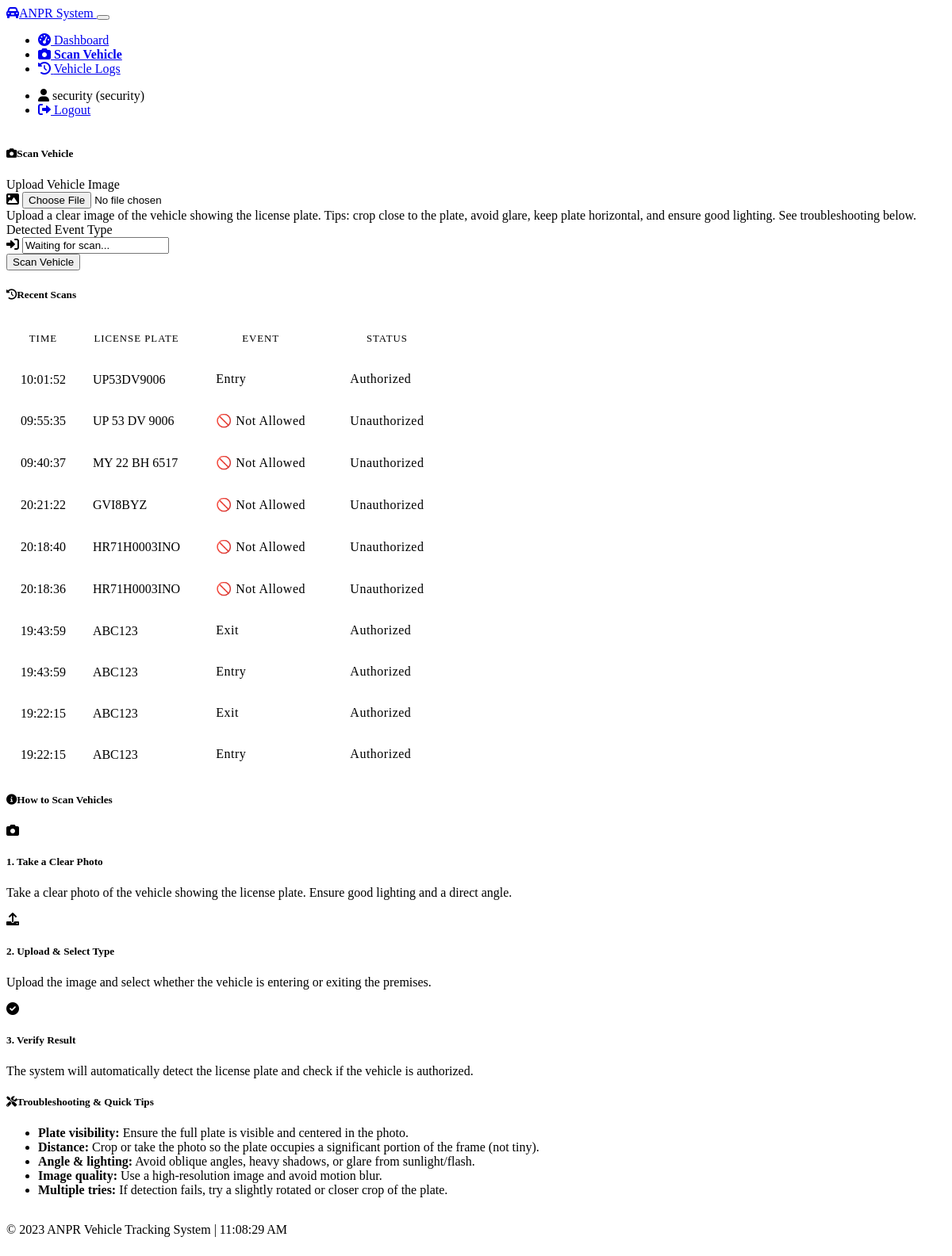
The page /security/scan (signed in) on the database its author committed.
### models.py (models this page shows, shortened)
class User(UserMixin, db.Model):
    id = db.Column(db.Integer, primary_key=True)
    username = db.Column(db.String(64), unique=True, nullable=False)
    email = db.Column(db.String(120), unique=True, nullable=False)
    password_hash = db.Column(db.String(256), nullable=False)
    role = db.Column(db.String(20), nullable=False)  # 'admin' or 'security'
    created_at = db.Column(db.DateTime, default=lambda: datetime.now())  # LOCAL TIME
    def is_admin(self):
        return self.role == 'admin'

class VehicleLog(db.Model):
    id = db.Column(db.Integer, primary_key=True)
    vehicle_id = db.Column(db.Integer, db.ForeignKey('vehicle.id'), nullable=True)
    plate_number = db.Column(db.String(20), nullable=False)
    is_authorized = db.Column(db.Boolean, default=False)
    confidence = db.Column(db.Float, nullable=True)  # Confidence score of ANPR
    event_type = db.Column(db.String(10), nullable=False)  # 'entry' or 'exit'
    image_path = db.Column(db.String(255), nullable=True)
    processed_by = db.Column(db.Integer, db.ForeignKey('user.id'), nullable=False)
    timestamp = db.Column(db.DateTime, default=lambda: datetime.now())  # LOCAL TIME
    vehicle = db.relationship('Vehicle', backref=db.backref('logs', lazy=True))
    user = db.relationship('User', backref=db.backref('processed_logs', lazy=True))

### routes/security.py (the view, shortened to what this page needs)
@security_bp.route('/scan', methods=['GET', 'POST'])
@login_required
def scan():
    form = ScanVehicleForm()
    sound_status = None
    auto_event_type = None  # used to send detected entry/exit to UI
    recent_logs = VehicleLog.query.order_by(VehicleLog.timestamp.desc()).limit(10).all()
    return render_template('security/scan.html', form=form, recent_logs=recent_logs,
sound_status=sound_status, auto_event_type=auto_event_type)

### forms.py
class ScanVehicleForm(FlaskForm):
    image = FileField('Upload Image',
                     validators=[FileRequired(),
                                FileAllowed(['jpg', 'jpeg', 'png'], 'Images only!')])
    submit = SubmitField('Scan Vehicle')

### app.py (called while the page is built)
@login_manager.user_loader
def load_user(user_id):
    return User.query.get(int(user_id))

### templates/security/scan.html (shortened to what this page needs)
{% extends "base.html" %}
{% block content %}
<div class="container mt-4">
    <div class="row">
        <div class="col-lg-6 mb-4">
            <div class="card bg-dark h-100">
                <div class="card-header">
                    <h5 class="card-title mb-0">
                        <i class="fas fa-camera me-2"></i>Scan Vehicle
                    </h5>
                </div>
                <div class="card-body">
                    <form method="POST" action="{{ url_for('security.scan') }}" enctype="multipart/form-data" id="scanForm">
                        <div class="mb-3">
                            <label for="image" class="form-label">Upload Vehicle Image</label>
                            <div class="input-group">
                                <span class="input-group-text"><i class="fas fa-image"></i></span>
                                {{ form.image(class="form-control", accept=".jpg,.jpeg,.png", required=true, id="imageInput") }}
                            </div>
                            <div class="form-text">Upload a clear image of the vehicle showing the license plate. Tips: crop close to the plate, avoid glare, keep plate horizontal, and ensure good lighting. See troubleshooting below.</div>
                        </div>
                        <div class="mb-3">
                            <label for="event_type" class="form-label">Detected Event Type</label>
                            <div class="input-group">
                                <span class="input-group-text"><i class="fas fa-sign-in-alt"></i></span>
                                <input type="text" class="form-control bg-secondary text-white" readonly value="{{ auto_event_type|capitalize if auto_event_type else 'Waiting for scan...' }}">
                            </div>
                        </div>
                        <div class="d-grid">
                            {{ form.submit(class="btn btn-primary", id="scanButton") }}
                        </div>
                    </form>
                </div>
            </div>
        </div>
        <div class="col-lg-6 mb-4">
            <div class="card bg-dark h-100">
                <div class="card-header">
                    <h5 class="card-title mb-0">
                        <i class="fas fa-history me-2"></i>Recent Scans
                    </h5>
                </div>
                <div class="card-body">
                    {% if recent_logs %}
                    <div class="table-responsive">
                        <table class="table table-dark table-hover">
                            <thead>
                                <tr>
                                    <th>Time</th>
                                    <th>License Plate</th>
                                    <th>Event</th>
                                    <th>Status</th>
                                </tr>
                            </thead>
                            <tbody>
                                {% for log in recent_logs %}
                                <tr class="log-entry">
                                    <td>{{ log.timestamp.strftime('%H:%M:%S') }}</td>
                                    <td>{{ log.plate_number }}</td>
                                    <td>
                                        {% if not log.is_authorized %}
                                            <span class="badge bg-danger">🚫 Not Allowed</span>
                                        {% else %}
                                            {% if log.event_type == 'entry' %}
                                                <span class="badge bg-primary">Entry</span>
                                            {% else %}
                                                <span class="badge bg-secondary">Exit</span>
                                            {% endif %}
                                        {% endif %}
                                    </td>
                                    <td>
                                        {% if log.is_authorized %}
                                        <span class="badge bg-success">Authorized</span>
                                        {% else %}
                                        <span class="badge bg-danger">Unauthorized</span>
                                        {% endif %}
                                    </td>
                                </tr>
                                {% endfor %}
                            </tbody>
                        </table>
                    </div>
                    {% else %}
                    <div class="text-center text-muted p-4">
                        <i class="fas fa-exclamation-circle fa-3x mb-3"></i>
                        <p>No vehicle scans recorded yet.</p>
                    </div>
                    {% endif %}
                </div>
            </div>
        </div>
    </div>
    <div class="card bg-dark mb-4">
        <div class="card-header">
            <h5 class="card-title mb-0">
                <i class="fas fa-info-circle me-2"></i>How to Scan Vehicles
            </h5>
        </div>
        <div class="card-body">
            <div class="row">
                <div class="col-md-4 mb-3">
                    <div class="d-flex align-items-center mb-2">
                        <div class="rounded-circle bg-primary p-2 me-3">
                            <i class="fas fa-camera"></i>
                        </div>
                        <h5 class="mb-0">1. Take a Clear Photo</h5>
                    </div>
                    <p class="text-muted">Take a clear photo of the vehicle showing the license plate. Ensure good lighting and a direct angle.</p>
                </div>
                <div class="col-md-4 mb-3">
                    <div class="d-flex align-items-center mb-2">
                        <div class="rounded-circle bg-primary p-2 me-3">
                            <i class="fas fa-upload"></i>
                        </div>
                        <h5 class="mb-0">2. Upload & Select Type</h5>
                    </div>
                    <p class="text-muted">Upload the image and select whether the vehicle is entering or exiting the premises.</p>
                </div>
                <div class="col-md-4 mb-3">
                    <div class="d-flex align-items-center mb-2">
                        <div class="rounded-circle bg-primary p-2 me-3">
                            <i class="fas fa-check-circle"></i>
                        </div>
                        <h5 class="mb-0">3. Verify Result</h5>
                    </div>
                    <p class="text-muted">The system will automatically detect the license plate and check if the vehicle is authorized.</p>
                </div>
            </div>
        </div>
    </div>
    <div class="card bg-dark mb-4">
        <div class="card-header">
            <h5 class="card-title mb-0"><i class="fas fa-tools me-2"></i>Troubleshooting & Quick Tips</h5>
        </div>
        <div class="card-body">
            <ul class="text-muted">
                <li><strong>Plate visibility:</strong> Ensure the full plate is visible and centered in the photo.</li>
                <li><strong>Distance:</strong> Crop or take the photo so the plate occupies a significant portion of the frame (not tiny).</li>
                <li><strong>Angle & lighting:</strong> Avoid oblique angles, heavy shadows, or glare from sunlight/flash.</li>
                <li><strong>Image quality:</strong> Use a high-resolution image and avoid motion blur.</li>
                <li><strong>Multiple tries:</strong> If detection fails, try a slightly rotated or closer crop of the plate.</li>
            </ul>
        </div>
    </div>
</div>
{% endblock %}

### templates/base.html (shortened to what this page needs)
<!DOCTYPE html>
<html lang="en" data-bs-theme="dark">
<head>
    <link rel="stylesheet" href="https://cdn.replit.com/agent/bootstrap-agent-dark-theme.min.css">
    <link rel="stylesheet" href="https://cdnjs.cloudflare.com/ajax/libs/font-awesome/6.0.0/css/all.min.css">
    <link rel="stylesheet" href="https://cdn.datatables.net/1.13.1/css/dataTables.bootstrap5.min.css">
    <link rel="stylesheet" href="https://cdn.datatables.net/buttons/2.4.1/css/buttons.bootstrap5.min.css">
    <link rel="stylesheet" href="{{ url_for('static', filename='css/custom.css') }}">
</head>
<body>
    {% if current_user.is_authenticated %}
    <nav class="navbar navbar-expand-lg navbar-dark bg-dark">
        <div class="container-fluid">
            <a class="navbar-brand" href="{{ url_for('dashboard.index') }}">
                <i class="fas fa-car-alt me-2"></i>ANPR System
            </a>
            <button class="navbar-toggler" type="button" data-bs-toggle="collapse" data-bs-target="#navbarNav"
                    aria-controls="navbarNav" aria-expanded="false" aria-label="Toggle navigation">
            </button>
            <div class="collapse navbar-collapse" id="navbarNav">
                <ul class="navbar-nav me-auto">
                    <li class="nav-item">
                        <a class="nav-link {% if request.path == url_for('dashboard.index') %}active{% endif %}" href="{{ url_for('dashboard.index') }}">
                            <i class="fas fa-tachometer-alt me-1"></i> Dashboard
                        </a>
                    </li>
                    <li class="nav-item">
                        <a class="nav-link {% if request.path == url_for('security.scan') %}active{% endif %}" href="{{ url_for('security.scan') }}">
                            <i class="fas fa-camera me-1"></i> Scan Vehicle
                        </a>
                    </li>
                    <li class="nav-item">
                        <a class="nav-link {% if request.path == url_for('dashboard.vehicle_logs') %}active{% endif %}" href="{{ url_for('dashboard.vehicle_logs') }}">
                            <i class="fas fa-history me-1"></i> Vehicle Logs
                        </a>
                    </li>
                </ul>
                <ul class="navbar-nav">
                    <li class="nav-item">
                        <span class="nav-link">
                            <i class="fas fa-user me-1"></i> {{ current_user.username }} ({{ current_user.role }})
                        </span>
                    </li>
                    <li class="nav-item">
                        <a class="nav-link" href="{{ url_for('auth.logout') }}">
                            <i class="fas fa-sign-out-alt me-1"></i> Logout
                        </a>
                    </li>
                </ul>
            </div>
        </div>
    </nav>
    {% endif %}
    <div class="main-content">
        {% block content %}{% endblock %}
    </div>
    <footer class="bg-dark text-light py-3 mt-5">
        <div class="container text-center">
            <p class="mb-0">
                &copy; 2023 ANPR Vehicle Tracking System
                <span class="ms-2 text-muted">|</span>
                <span class="ms-2" id="current-time"></span>
            </p>
        </div>
    </footer>
</body>
</html>

### static/css/custom.css (style rules this page uses)
body { min-height: 100vh; display: flex; flex-direction: column; background-color: var(--bs-dark); }
.main-content { flex: 1; }
.table-dark { background-color: transparent; border-radius: 0.5rem; }
.table-dark thead th { border-top: none; border-bottom: 1px solid rgba(255, 255, 255, 0.1); text-transform: uppercase; font-size: 0.8rem; letter-spacing: 1px; font-weight: 500; padding: 1rem; }
.table-dark tbody td { border-color: rgba(255, 255, 255, 0.05); padding: 1rem; vertical-align: middle; }
.badge { padding: 0.4rem 0.7rem; font-weight: 500; letter-spacing: 0.5px; }
.log-entry { transition: background-color 0.2s; }
.nav-link.active { font-weight: bold; border-bottom: 2px solid var(--bs-primary); }

### rows shown on the page
User: username "security", role "security"
VehicleLog: timestamp "10:01:52", plate_number "UP53DV9006", is_authorized "Entry"
VehicleLog: timestamp "09:55:35", plate_number "UP 53 DV 9006", is_authorized "🚫 Not Allowed"
VehicleLog: timestamp "09:40:37", plate_number "MY 22 BH 6517", is_authorized "🚫 Not Allowed"
VehicleLog: timestamp "20:21:22", plate_number "GVI8BYZ", is_authorized "🚫 Not Allowed"
VehicleLog: timestamp "20:18:40", plate_number "HR71H0003INO", is_authorized "🚫 Not Allowed"
VehicleLog: timestamp "20:18:36", plate_number "HR71H0003INO", is_authorized "🚫 Not Allowed"
VehicleLog: timestamp "19:43:59", plate_number "ABC123", is_authorized "Exit"
VehicleLog: timestamp "19:43:59", plate_number "ABC123", is_authorized "Entry"
VehicleLog: timestamp "19:22:15", plate_number "ABC123", is_authorized "Exit"
VehicleLog: timestamp "19:22:15", plate_number "ABC123", is_authorized "Entry"
